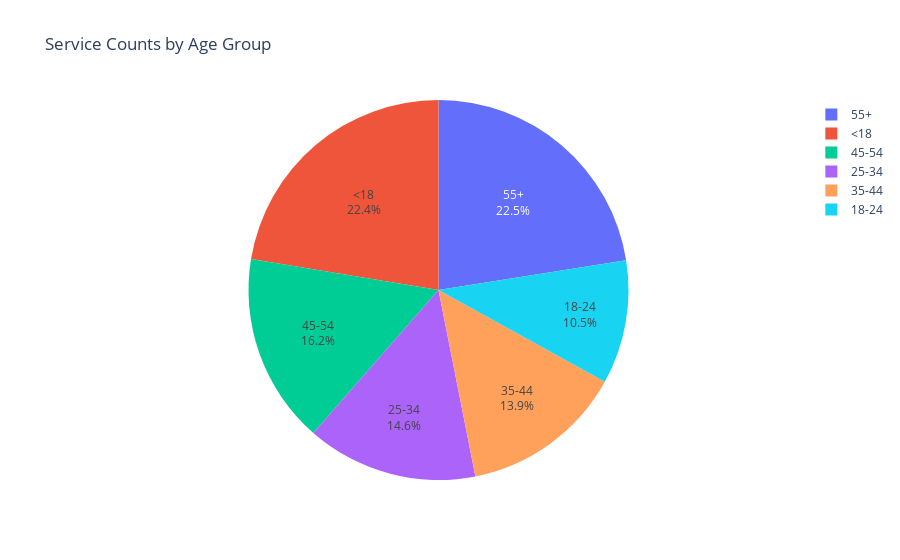

The code cell stored with this chart in its notebook:
### Code cell
def services_by_age(ages):
    """
    Splits a series of ages into age groups,
    gets the frequency of each age,
    then plots it into a pie chart.
    """
    age_groups = {}
    age_groups["<18"]   = (ages < 18).sum()
    age_groups["18-24"] = ((ages >= 18) & (ages < 25)).sum()
    age_groups["25-34"] = ((ages >= 25) & (ages < 35)).sum()
    age_groups["35-44"] = ((ages >= 35) & (ages < 45)).sum()
    age_groups["45-54"] = ((ages >= 45) & (ages < 55)).sum()
    age_groups["55+"]   = (ages >= 55).sum()

    age_groups = pd.Series(age_groups)

    fig = px.pie(age_groups,
                 values=age_groups,
                 names=age_groups.index,
                 labels={"index": "Age Group"},
                 title="Service Counts by Age Group",
                 )
    fig.update_traces(textinfo='percent+label')

    return fig.show()

services_by_age(data["age"])

### Figure 1 — Plotly figure (JSON) as saved in the notebook; plotly's stock layout.template omitted (floating-point values rounded to 4 significant figures)
{"data": [{"domain": {"x": [0, 1], "y": [0, 1]}, "hovertemplate": "Age Group=%{label}<br>value=%{value}<extra></extra>", "labels": ["<18", "18-24", "25-34", "35-44", "45-54", "55+"], "legendgroup": "", "name": "", "showlegend": true, "textinfo": "percent+label", "type": "pie", "values": [223, 105, 145, 138, 161, 224]}], "layout": {"legend": {"tracegroupgap": 0}, "title": {"text": "Service Counts by Age Group"}}}
